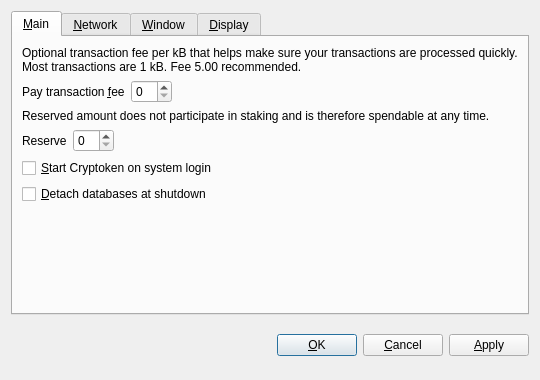
<?xml version="1.0" encoding="UTF-8"?>
<ui version="4.0">
 <class>OptionsDialog</class>
 <widget class="QDialog" name="OptionsDialog">
  <property name="geometry">
   <rect>
    <x>0</x>
    <y>0</y>
    <width>540</width>
    <height>380</height>
   </rect>
  </property>
  <property name="windowTitle">
   <string>Options</string>
  </property>
  <property name="modal">
   <bool>true</bool>
  </property>
  <layout class="QVBoxLayout" name="verticalLayout">
   <item>
    <widget class="QTabWidget" name="tabWidget">
     <property name="tabPosition">
      <enum>QTabWidget::North</enum>
     </property>
     <property name="currentIndex">
      <number>0</number>
     </property>
     <widget class="QWidget" name="tabMain">
      <attribute name="title">
       <string>&amp;Main</string>
      </attribute>
      <layout class="QVBoxLayout" name="verticalLayout_Main">
       <item>
        <widget class="QLabel" name="transactionFeeInfoLabel">
         <property name="text">
          <string>Optional transaction fee per kB that helps make sure your transactions are processed quickly. Most transactions are 1 kB. Fee 5.00 recommended.</string>
         </property>
         <property name="textFormat">
          <enum>Qt::PlainText</enum>
         </property>
         <property name="wordWrap">
          <bool>true</bool>
         </property>
        </widget>
       </item>
       <item>
        <layout class="QHBoxLayout" name="horizontalLayoutFee">
         <item>
          <widget class="QLabel" name="transactionFeeLabel">
           <property name="text">
            <string>Pay transaction &amp;fee</string>
           </property>
           <property name="textFormat">
            <enum>Qt::PlainText</enum>
           </property>
           <property name="buddy">
            <cstring>transactionFee</cstring>
           </property>
          </widget>
         </item>
         <item>
          <widget class="BitcoinAmountField" name="transactionFee"/>
         </item>
         <item>
          <spacer name="horizontalSpacerFee">
           <property name="orientation">
            <enum>Qt::Horizontal</enum>
           </property>
           <property name="sizeHint" stdset="0">
            <size>
             <width>40</width>
             <height>20</height>
            </size>
           </property>
          </spacer>
         </item>
        </layout>
       </item>
       <item>
        <widget class="QLabel" name="reserveBalanceInfoLabel">
         <property name="text">
          <string>Reserved amount does not participate in staking and is therefore spendable at any time.</string>
         </property>
         <property name="textFormat">
          <enum>Qt::PlainText</enum>
         </property>
         <property name="wordWrap">
          <bool>true</bool>
         </property>
        </widget>
       </item>
       <item>
        <layout class="QHBoxLayout" name="horizontalLayoutReserveBalance">
         <item>
          <widget class="QLabel" name="reserveBalanceLabel">
           <property name="text">
            <string>Reserve</string>
           </property>
           <property name="textFormat">
            <enum>Qt::PlainText</enum>
           </property>
           <property name="buddy">
            <cstring>reserveBalance</cstring>
           </property>
          </widget>
         </item>
         <item>
          <widget class="BitcoinAmountField" name="reserveBalance"/>
         </item>
         <item>
          <spacer name="horizontalSpacerReserveBalance">
           <property name="orientation">
            <enum>Qt::Horizontal</enum>
           </property>
           <property name="sizeHint" stdset="0">
            <size>
             <width>40</width>
             <height>20</height>
            </size>
           </property>
          </spacer>
         </item>
        </layout>
       </item>
       <item>
        <widget class="QCheckBox" name="bitcoinAtStartup">
         <property name="toolTip">
          <string>Automatically start Cryptoken after logging in to the system.</string>
         </property>
         <property name="text">
          <string>&amp;Start Cryptoken on system login</string>
         </property>
        </widget>
       </item>
       <item>
        <widget class="QCheckBox" name="detachDatabases">
         <property name="toolTip">
          <string>Detach block and address databases at shutdown. This means they can be moved to another data directory, but it slows down shutdown. The wallet is always detached.</string>
         </property>
         <property name="text">
          <string>&amp;Detach databases at shutdown</string>
         </property>
        </widget>
       </item>
       <item>
        <spacer name="verticalSpacer_Main">
         <property name="orientation">
          <enum>Qt::Vertical</enum>
         </property>
         <property name="sizeHint" stdset="0">
          <size>
           <width>20</width>
           <height>40</height>
          </size>
         </property>
        </spacer>
       </item>
      </layout>
     </widget>
     <widget class="QWidget" name="tabNetwork">
      <attribute name="title">
       <string>&amp;Network</string>
      </attribute>
      <layout class="QVBoxLayout" name="verticalLayout_Network">
       <item>
        <widget class="QCheckBox" name="mapPortUpnp">
         <property name="toolTip">
          <string>Automatically open the Cryptoken client port on the router. This only works when your router supports UPnP and it is enabled.</string>
         </property>
         <property name="text">
          <string>Map port using &amp;UPnP</string>
         </property>
        </widget>
       </item>
       <item>
        <widget class="QCheckBox" name="connectSocks">
         <property name="toolTip">
          <string>Connect to the Cryptoken network through a SOCKS proxy (e.g. when connecting through Tor).</string>
         </property>
         <property name="text">
          <string>&amp;Connect through SOCKS proxy:</string>
         </property>
        </widget>
       </item>
       <item>
        <layout class="QHBoxLayout" name="horizontalLayout_Network">
         <item>
          <widget class="QLabel" name="proxyIpLabel">
           <property name="text">
            <string>Proxy &amp;IP:</string>
           </property>
           <property name="textFormat">
            <enum>Qt::PlainText</enum>
           </property>
           <property name="buddy">
            <cstring>proxyIp</cstring>
           </property>
          </widget>
         </item>
         <item>
          <widget class="QValidatedLineEdit" name="proxyIp">
           <property name="maximumSize">
            <size>
             <width>140</width>
             <height>16777215</height>
            </size>
           </property>
           <property name="toolTip">
            <string>IP address of the proxy (e.g. 127.0.0.1)</string>
           </property>
          </widget>
         </item>
         <item>
          <widget class="QLabel" name="proxyPortLabel">
           <property name="text">
            <string>&amp;Port:</string>
           </property>
           <property name="textFormat">
            <enum>Qt::PlainText</enum>
           </property>
           <property name="buddy">
            <cstring>proxyPort</cstring>
           </property>
          </widget>
         </item>
         <item>
          <widget class="QLineEdit" name="proxyPort">
           <property name="maximumSize">
            <size>
             <width>55</width>
             <height>16777215</height>
            </size>
           </property>
           <property name="toolTip">
            <string>Port of the proxy (e.g. 9050)</string>
           </property>
          </widget>
         </item>
         <item>
          <widget class="QLabel" name="socksVersionLabel">
           <property name="text">
            <string>SOCKS &amp;Version:</string>
           </property>
           <property name="textFormat">
            <enum>Qt::PlainText</enum>
           </property>
           <property name="buddy">
            <cstring>socksVersion</cstring>
           </property>
          </widget>
         </item>
         <item>
          <widget class="QValueComboBox" name="socksVersion">
           <property name="toolTip">
            <string>SOCKS version of the proxy (e.g. 5)</string>
           </property>
          </widget>
         </item>
         <item>
          <spacer name="horizontalSpacer_Network">
           <property name="orientation">
            <enum>Qt::Horizontal</enum>
           </property>
           <property name="sizeHint" stdset="0">
            <size>
             <width>40</width>
             <height>20</height>
            </size>
           </property>
          </spacer>
         </item>
        </layout>
       </item>
       <item>
        <spacer name="verticalSpacer_Network">
         <property name="orientation">
          <enum>Qt::Vertical</enum>
         </property>
         <property name="sizeHint" stdset="0">
          <size>
           <width>20</width>
           <height>40</height>
          </size>
         </property>
        </spacer>
       </item>
      </layout>
     </widget>
     <widget class="QWidget" name="tabWindow">
      <attribute name="title">
       <string>&amp;Window</string>
      </attribute>
      <layout class="QVBoxLayout" name="verticalLayout_Window">
       <item>
        <widget class="QCheckBox" name="minimizeToTray">
         <property name="toolTip">
          <string>Show only a tray icon after minimizing the window.</string>
         </property>
         <property name="text">
          <string>&amp;Minimize to the tray instead of the taskbar</string>
         </property>
        </widget>
       </item>
       <item>
        <widget class="QCheckBox" name="minimizeOnClose">
         <property name="toolTip">
          <string>Minimize instead of exit the application when the window is closed. When this option is enabled, the application will be closed only after selecting Quit in the menu.</string>
         </property>
         <property name="text">
          <string>M&amp;inimize on close</string>
         </property>
        </widget>
       </item>
       <item>
        <spacer name="verticalSpacer_Window">
         <property name="orientation">
          <enum>Qt::Vertical</enum>
         </property>
         <property name="sizeHint" stdset="0">
          <size>
           <width>20</width>
           <height>40</height>
          </size>
         </property>
        </spacer>
       </item>
      </layout>
     </widget>
     <widget class="QWidget" name="tabDisplay">
      <attribute name="title">
       <string>&amp;Display</string>
      </attribute>
      <layout class="QVBoxLayout" name="verticalLayout_Display">
       <item>
        <layout class="QHBoxLayout" name="horizontalLayout_1_Display">
         <item>
          <widget class="QLabel" name="langLabel">
           <property name="text">
            <string>User Interface &amp;language:</string>
           </property>
           <property name="textFormat">
            <enum>Qt::PlainText</enum>
           </property>
           <property name="buddy">
            <cstring>lang</cstring>
           </property>
          </widget>
         </item>
         <item>
          <widget class="QValueComboBox" name="lang">
           <property name="toolTip">
            <string>The user interface language can be set here. This setting will take effect after restarting Cryptoken.</string>
           </property>
          </widget>
         </item>
        </layout>
       </item>
       <item>
        <layout class="QHBoxLayout" name="horizontalLayout_2_Display">
         <item>
          <widget class="QLabel" name="unitLabel">
           <property name="text">
            <string>&amp;Unit to show amounts in:</string>
           </property>
           <property name="textFormat">
            <enum>Qt::PlainText</enum>
           </property>
           <property name="buddy">
            <cstring>unit</cstring>
           </property>
          </widget>
         </item>
         <item>
          <widget class="QValueComboBox" name="unit">
           <property name="toolTip">
            <string>Choose the default subdivision unit to show in the interface and when sending coins.</string>
           </property>
          </widget>
         </item>
        </layout>
       </item>
       <item>
        <widget class="QCheckBox" name="displayAddresses">
         <property name="toolTip">
          <string>Whether to show Cryptoken addresses in the transaction list or not.</string>
         </property>
         <property name="text">
          <string>&amp;Display addresses in transaction list</string>
         </property>
        </widget>
       </item>
       <item>
        <widget class="QCheckBox" name="coinControlFeatures">
         <property name="toolTip">
          <string>Whether to show coin control features or not.</string>
         </property>
         <property name="text">
          <string>Display coin &amp;control features (experts only!)</string>
         </property>
        </widget>
       </item>
       <item>
        <spacer name="verticalSpacer_Display">
         <property name="orientation">
          <enum>Qt::Vertical</enum>
         </property>
         <property name="sizeHint" stdset="0">
          <size>
           <width>20</width>
           <height>40</height>
          </size>
         </property>
        </spacer>
       </item>
      </layout>
     </widget>
    </widget>
   </item>
   <item>
    <layout class="QHBoxLayout" name="horizontalLayout_Buttons">
     <item>
      <spacer name="horizontalSpacer_1">
       <property name="orientation">
        <enum>Qt::Horizontal</enum>
       </property>
       <property name="sizeHint" stdset="0">
        <size>
         <width>40</width>
         <height>48</height>
        </size>
       </property>
      </spacer>
     </item>
     <item>
      <widget class="QLabel" name="statusLabel">
       <property name="font">
        <font>
         <weight>75</weight>
         <bold>true</bold>
        </font>
       </property>
       <property name="text">
        <string/>
       </property>
       <property name="textFormat">
        <enum>Qt::PlainText</enum>
       </property>
       <property name="wordWrap">
        <bool>true</bool>
       </property>
      </widget>
     </item>
     <item>
      <spacer name="horizontalSpacer_2">
       <property name="orientation">
        <enum>Qt::Horizontal</enum>
       </property>
       <property name="sizeHint" stdset="0">
        <size>
         <width>40</width>
         <height>48</height>
        </size>
       </property>
      </spacer>
     </item>
     <item>
      <widget class="QPushButton" name="okButton">
       <property name="text">
        <string>&amp;OK</string>
       </property>
      </widget>
     </item>
     <item>
      <widget class="QPushButton" name="cancelButton">
       <property name="text">
        <string>&amp;Cancel</string>
       </property>
       <property name="autoDefault">
        <bool>false</bool>
       </property>
      </widget>
     </item>
     <item>
      <widget class="QPushButton" name="applyButton">
       <property name="text">
        <string>&amp;Apply</string>
       </property>
       <property name="autoDefault">
        <bool>false</bool>
       </property>
      </widget>
     </item>
    </layout>
   </item>
  </layout>
 </widget>
 <customwidgets>
  <customwidget>
   <class>BitcoinAmountField</class>
   <extends>QSpinBox</extends>
   <header>bitcoinamountfield.h</header>
  </customwidget>
  <customwidget>
   <class>QValueComboBox</class>
   <extends>QComboBox</extends>
   <header>qvaluecombobox.h</header>
  </customwidget>
  <customwidget>
   <class>QValidatedLineEdit</class>
   <extends>QLineEdit</extends>
   <header>qvalidatedlineedit.h</header>
  </customwidget>
 </customwidgets>
 <resources/>
 <connections/>
</ui>
